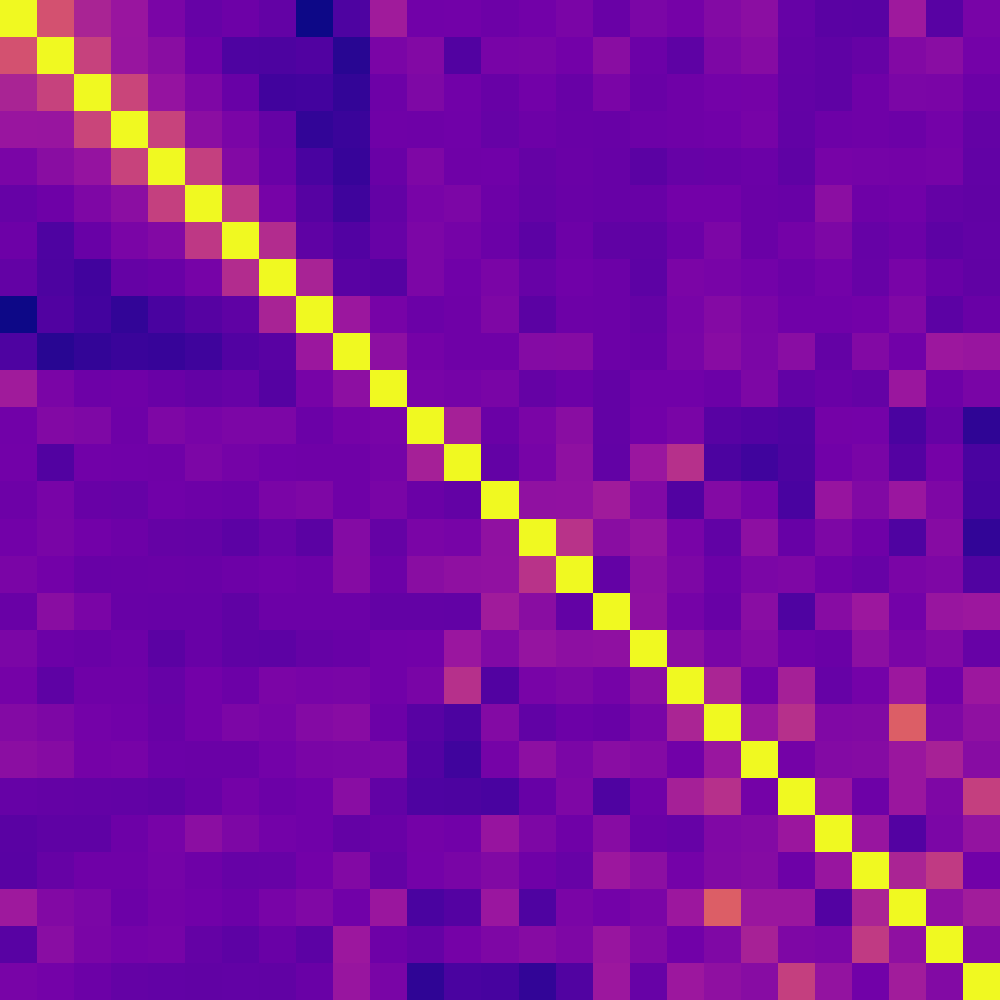

The notebook cell saved with this chart:
### Code cell
import plotly.express as px

embedding = model.module.position_embedding(torch.arange(block_size)).detach().numpy()

similarity = []

for x in embedding:
    row = []
    for y in embedding:
        row.append(np.dot(x, y)/(np.linalg.norm(x)*np.linalg.norm(y)))
    similarity.append(row)

similarity = np.array(similarity)

figure = px.imshow(
    similarity,
    title=f"{MODELNAME} position embedding similarity matrix"
)

hide_ui = True

if hide_ui:
    figure.update_layout(coloraxis_showscale=False)
    figure.update_xaxes(showticklabels=False)
    figure.update_yaxes(showticklabels=False)
    figure.update_layout(
        title="",
        autosize=False,
        margin=dict(
            l=0,
            r=0,
            b=0,
            t=0,
            pad=0
        ),
        width=1000,
        height=1000
    )

figure

### Figure 1 — Plotly figure (JSON) as saved in the notebook; plotly's stock layout.template omitted (floating-point values rounded to 4 significant figures; data arrays with more than 128 entries replaced by an {"elided": "..."} marker saying what was removed)
{"data": [{"coloraxis": "coloraxis", "hovertemplate": "x: %{x}<br>y: %{y}<br>color: %{z}<extra></extra>", "name": "0", "type": "heatmap", "xaxis": "x", "yaxis": "y", "z": {"elided": "27x27 float values"}}], "layout": {"autosize": false, "coloraxis": {"colorscale": [[0, "#0d0887"], [0.1111, "#46039f"], [0.2222, "#7201a8"], [0.3333, "#9c179e"], [0.4444, "#bd3786"], [0.5556, "#d8576b"], [0.6667, "#ed7953"], [0.7778, "#fb9f3a"], [0.8889, "#fdca26"], [1, "#f0f921"]], "showscale": false}, "height": 1000, "margin": {"b": 0, "l": 0, "pad": 0, "r": 0, "t": 0}, "title": {"text": ""}, "width": 1000, "xaxis": {"anchor": "y", "constrain": "domain", "domain": [0, 1], "scaleanchor": "y", "showticklabels": false}, "yaxis": {"anchor": "x", "autorange": "reversed", "constrain": "domain", "domain": [0, 1], "showticklabels": false}}}
